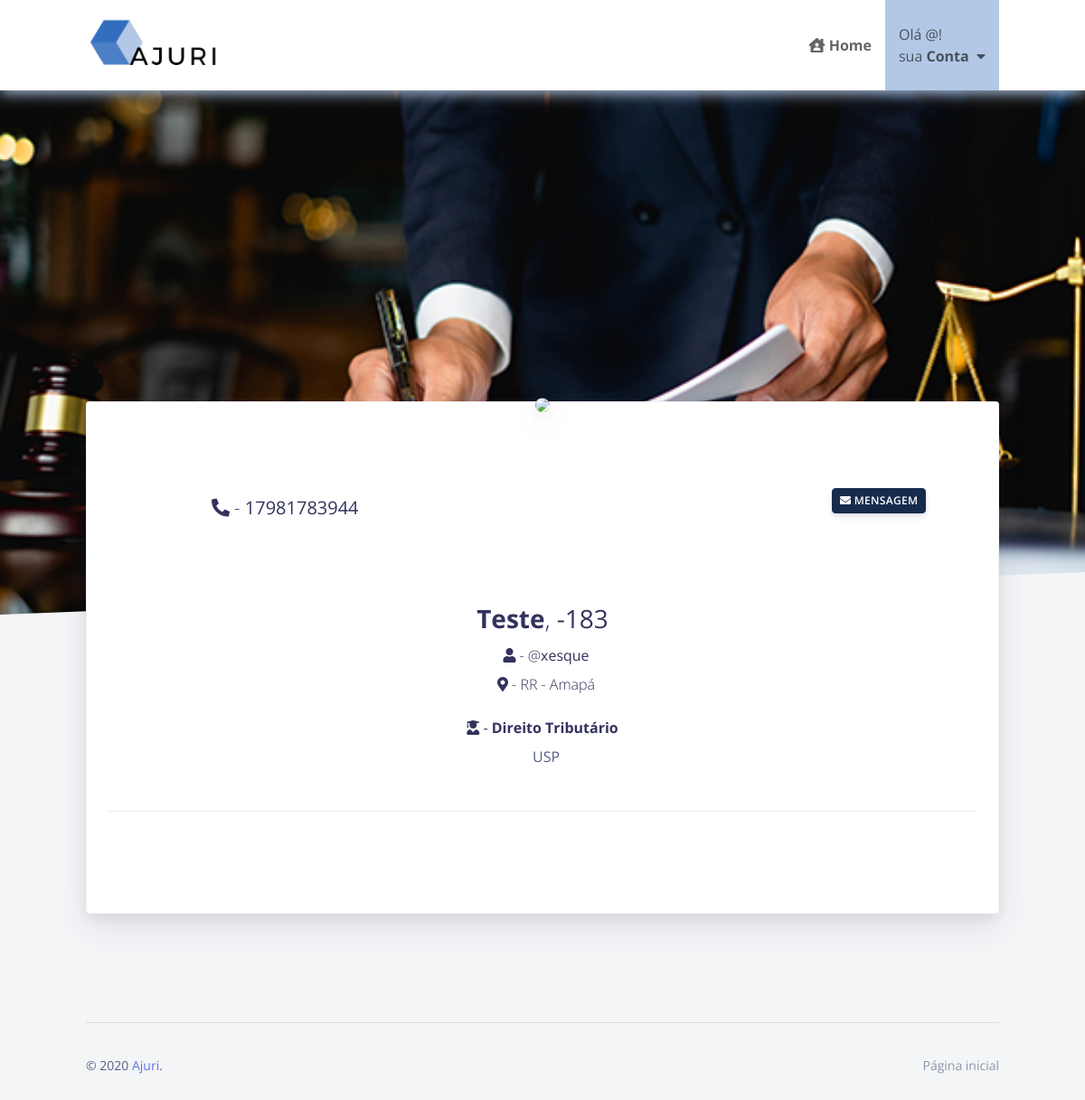
Page /perfilDoAdvSelected.php?id=11 on the committed database.
### tables this page shows
CREATE TABLE IF NOT EXISTS `tbadvogados` (
  `ID` int(11) NOT NULL AUTO_INCREMENT,
  `NOME` varchar(45) NOT NULL,
  `USERNAME` varchar(45) NOT NULL,
  `TELEFONE` varchar(45) NOT NULL,
  `DATANASC` date NOT NULL,
  `EMAIL` varchar(45) NOT NULL,
  `SENHA` varchar(15) NOT NULL,
  `COD_ESTADO` int(11) NOT NULL,
  `COD_CIDADE` int(11) NOT NULL,
  `DESCRICAO` varchar(300) DEFAULT NULL,
  `IMAGEM` varchar(300) DEFAULT NULL,
  `COD_AREA_DIREITO` int(11) NOT NULL,
  `LUGAR_FORMACAO` varchar(150) DEFAULT NULL,
  `TIPO` varchar(8) NOT NULL,
  PRIMARY KEY (`ID`),
  KEY `COD_CIDADE` (`COD_CIDADE`),
  KEY `COD_ESTADO` (`COD_ESTADO`),
  KEY `COD_AREA_DIREITO` (`COD_AREA_DIREITO`)
);

CREATE TABLE IF NOT EXISTS `estados` (
  `id` int(11) NOT NULL AUTO_INCREMENT,
  `nome_estados` varchar(75) DEFAULT NULL,
  `uf` varchar(5) DEFAULT NULL,
  PRIMARY KEY (`id`)
);

CREATE TABLE IF NOT EXISTS `cidades` (
  `id` int(11) NOT NULL AUTO_INCREMENT,
  `nome_cidades` varchar(120) DEFAULT NULL,
  `id_estado` int(11) DEFAULT NULL,
  PRIMARY KEY (`id`),
  KEY `fk_Cidade_estado` (`id_estado`)
);

CREATE TABLE IF NOT EXISTS `tb_areas_direito` (
  `id_area` int(11) NOT NULL,
  `area_direito` varchar(33) NOT NULL,
  PRIMARY KEY (`id_area`)
);

### perfilDoAdvSelected.php (the view, shortened to what this page needs)
<?php
require "conexao.php";
$pastaArquivos='fotodeperfil/';
$id=$_GET["id"];
$sqlPerfil="select * from tbadvogados where ID=$id";
$resultPerfil = mysqli_query($conn, $sqlPerfil);
$dadosPerfil=mysqli_fetch_array($resultPerfil);
    $foto=$dadosPerfil["IMAGEM"];
    $tel=$dadosPerfil["TELEFONE"];
    $nome=$dadosPerfil["NOME"];
    $arroba=$dadosPerfil["USERNAME"];
    $estado=$dadosPerfil["COD_ESTADO"];
    $cidade=$dadosPerfil["COD_CIDADE"];
    $cod_area_direito=$dadosPerfil["COD_AREA_DIREITO"];
    $formacao=$dadosPerfil["LUGAR_FORMACAO"];
    $idade=$dadosPerfil["DATANASC"];
    $sqlPEUF="SELECT uf FROM estados where id='$estado'";
    $resultPEUF = mysqli_query($conn,$sqlPEUF);
    $dadosPEUF = mysqli_fetch_array($resultPEUF);
    $nome_estado = $dadosPEUF['uf'];
    $sqlPECidade="SELECT nome_cidades FROM cidades where id='$cidade'";
    $resultPECidade = mysqli_query($conn,$sqlPECidade);
    $dadosPECidade = mysqli_fetch_array($resultPECidade);
    $nome_cidade = $dadosPECidade['nome_cidades'];
    $sqlPEArea="SELECT area_direito FROM tb_areas_direito where id_area='$cod_area_direito'";
    $resultPEArea = mysqli_query($conn,$sqlPEArea);
    $dadosPEArea = mysqli_fetch_array($resultPEArea);
    $nome_area = $dadosPEArea['area_direito'];
    $age = floor((time() - strtotime($idade)) / 31556926);
?>
<!doctype html>
<html>
<head>
  <link href="https://use.fontawesome.com/releases/v5.0.6/css/all.css" rel="stylesheet">
  <link href="css/nucleo-icons.css" rel="stylesheet" />
  <link href="css/nucleo-svg.css" rel="stylesheet" />
  <link rel="stylesheet" href="css/font-awesome.min.css">
   <link href="css/all.css" rel="stylesheet">
  <link href="css/font-awesome.css" rel="stylesheet" />
  <link href="css/nucleo-svg.css" rel="stylesheet" />
  <link href="css/argon-design-system.css?v=1.2.0" rel="stylesheet" />
</head>
<body class="profile-page">
  <nav id="navbar" class="push better-nav fixed-top" style="box-shadow: 0 3px 15px 0 #b2c8e6; background-color: #fff;">
    <div class="container">
      <div class="head">
        <a href="menu.php" class="brand">
          <div class="logo">
            <img class="image" src="images/logo.png" data2x="images/logo.png" alt="Ajuri" />
          </div>
        </a>
      </div>
      <div class="body">
        <ul>
          <li class="home"><a href="menu.php"><i class="fas fa-house-user"></i>&nbsp;<strong>Home</strong></a></li>
          <li class="blog active dropdown"><a href="#"><?php echo "Olá @<strong>".$_SESSION['USERNAME']."</strong>!<br> sua <strong>Conta</strong>";?>&nbsp;&nbsp;<i class="fas fa-caret-down"></i></a>
          </li>
        </ul>
      </div>
    </div>
  </nav>
  <div class="wrapper">
    <section class="section-profile-cover section-shaped my-0">
      <img class="bg-image" src="images/lawyer.jpg" style="width: 100%;">
      <div class="separator separator-bottom separator-skew">
      </div>
    </section>
    <section class="section bg-secondary">
      <div class="container">
        <div class="card card-profile shadow mt--300">
          <div class="px-4">
            <div class="row justify-content-center">
              <div class="col-lg-3 order-lg-2">
                <div class="card-profile-image">
                    <?php echo "<img src = '$pastaArquivos/$foto' class='rounded-circle'>"?>
                </div>
              </div>
              <div class="col-lg-4 order-lg-3 text-lg-right align-self-lg-center">
                <div class="card-profile-actions py-4 mt-lg-0">
            <?php
                echo "
                <br>
                  <a href='https://api.whatsapp.com/send?phone=55$tel&text=Ol%C3%A1,%20vi%20seu%20perfil%20no%20Ajuri,%20poder%C3%ADamos%20conversar?' target='_blank' class='btn btn-sm btn-default float-right'><i class='fas fa-envelope'></i>&nbsp;Mensagem</a>";
            ?>
                </div>
              </div>
              <div class="col-lg-4 order-lg-1">
                <div class="card-profile-stats d-flex justify-content-center">
              <div>
                <br>
                <br>
                <br>
                <div class="h5 font-weight-300"><i class="ni location_pin mr-2"></i><i class="fas fa-phone-alt"></i>&nbsp;-<?php echo "&nbsp;<strong>".$tel."</strong>";?></div>
                </div>
              </div>
              </div>
            </div>
            <div class="text-center mt-5">
              <h3><?php echo "<strong>".$nome."</strong>";?><span class="font-weight-light">,<?php echo "&nbsp;<strong>".$age."</strong>";?></span></h3>
      <div class="h6 font-weight-300"><i class="ni location_pin mr-2"></i><i class="fas fa-user"></i>&nbsp;-&nbsp;<?php echo "@<strong>".$arroba."</strong>";?></div>
            <div class="h6 font-weight-300"><i class="ni location_pin mr-2"></i><i class="fas fa-map-marker-alt"></i>&nbsp;-&nbsp;<?php echo $nome_estado?> - <?php echo $nome_cidade?></div>
            <div class="h6 mt-4"><i class="fas fa-user-graduate"></i>&nbsp;-&nbsp;<strong><?php echo $nome_area?></strong></div>
          <div><i class="ni education_hat mr-2"></i><?php echo $formacao?></div>
            </div>
            <div class="mt-5 py-5 border-top text-center">
              <div class="row justify-content-center">
                <div class="col-lg-9">
                </div>
              </div>
            </div>
          </div>
        </div>
      </div>
    </section>
    <footer class="footer">
      <div class="container">
        <hr>
        <div class="row align-items-center justify-content-md-between">
          <div class="col-md-6">
            <div class="copyright">
              &copy; 2020 <a href="" target="_self">Ajuri</a>.
            </div>
          </div>
          <div class="col-md-6">
            <ul class="nav nav-footer justify-content-end">
              <li class="nav-item">
                <a href="menu.php" class="nav-link" target="_self">Página inicial</a>
              </li>
            </ul>
          </div>
        </div>
      </div>
    </footer>
  </div>
</body>
</html>

### css/all.css (style rules this page uses)
.fa, .fas, .far, .fal, .fad, .fab { -moz-osx-font-smoothing: grayscale; -webkit-font-smoothing: antialiased; display: inline-block; font-style: normal; font-variant: normal; text-rendering: auto; line-height: 1; }
.fa-caret-down:before { content: "\f0d7"; }
.fa-envelope:before { content: "\f0e0"; }
.fa-house-user:before { content: "\e065"; }
.fa-map-marker-alt:before { content: "\f3c5"; }
.fa-phone-alt:before { content: "\f879"; }
.fa-user:before { content: "\f007"; }
.fa-user-graduate:before { content: "\f501"; }

### perfilDoAdvSelected.php (style rules this page uses)
.better-nav { word-wrap: break-word; background: whitesmoke; height: 100px; margin-bottom: 30px; }
.better-nav a { color: #000; opacity: 0.6; }
.better-nav .container { height: 100%; }
.better-nav.fixed-top { position:absolute; top: 0; left: 0; right: 0; z-index: 90; }
.better-nav .head { float: left; height: 100%; }
.better-nav .head .brand { display: block; opacity: 1; padding: 15px 0; height: 100%; text-decoration: none; }
.better-nav .head .brand .logo { float: left; margin-right: 15px; height: 100%; }
.better-nav .head .brand .logo .image { height: 100%; width: auto; width: auto; }
.better-nav .body { float: right; height: 100%; }
.better-nav .body ul { list-style: none; margin: 0; padding: 0; height: 100%; }
.better-nav .body ul li.active { background: #b2c8e6; }
.better-nav .body > ul > li { display: table; float: left; height: 100%; }
.better-nav .body > ul > li > a { display: table-cell; vertical-align: middle; text-decoration: none; padding: 0 15px; }
.better-nav .body ul li.dropdown { position: relative; }

### rows in the picture
tbadvogados: TELEFONE "17981783944", NOME "Teste", DATANASC "-183", USERNAME "xesque", LUGAR_FORMACAO "USP"
estados: uf "RR"
cidades: nome_cidades "Amapá"
tb_areas_direito: area_direito "Direito Tributário"
